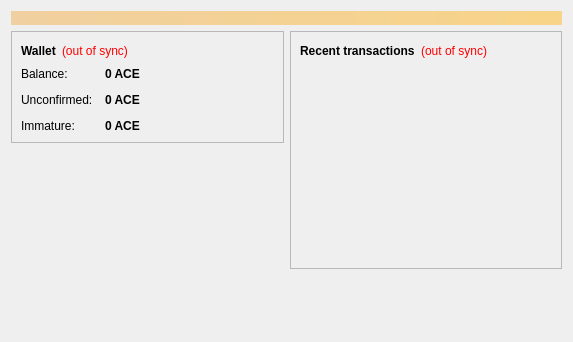
<?xml version="1.0" encoding="UTF-8"?>
<ui version="4.0">
 <class>OverviewPage</class>
 <widget class="QWidget" name="OverviewPage">
  <property name="geometry">
   <rect>
    <x>0</x>
    <y>0</y>
    <width>573</width>
    <height>342</height>
   </rect>
  </property>
  <property name="windowTitle">
   <string>Form</string>
  </property>
  <layout class="QVBoxLayout" name="topLayout">
   <item>
    <widget class="QLabel" name="labelAlerts">
     <property name="visible">
      <bool>false</bool>
     </property>
     <property name="styleSheet">
      <string notr="true">background-color: qlineargradient(x1: 0, y1: 0, x2: 1, y2: 0, stop:0 #F0D0A0, stop:1 #F8D488); color:#000000;</string>
     </property>
     <property name="wordWrap">
      <bool>true</bool>
     </property>
     <property name="margin">
      <number>3</number>
     </property>
    </widget>
   </item>
   <item>
    <layout class="QHBoxLayout" name="horizontalLayout" stretch="1,1">
     <item>
      <layout class="QVBoxLayout" name="verticalLayout_2">
       <item>
        <widget class="QFrame" name="frame">
         <property name="frameShape">
          <enum>QFrame::StyledPanel</enum>
         </property>
         <property name="frameShadow">
          <enum>QFrame::Raised</enum>
         </property>
         <layout class="QVBoxLayout" name="verticalLayout_4">
          <item>
           <layout class="QHBoxLayout" name="horizontalLayout_4">
            <item>
             <widget class="QLabel" name="label_5">
              <property name="font">
               <font>
                <weight>75</weight>
                <bold>true</bold>
               </font>
              </property>
              <property name="text">
               <string>Wallet</string>
              </property>
             </widget>
            </item>
            <item>
             <widget class="QLabel" name="labelWalletStatus">
              <property name="toolTip">
               <string>The displayed information may be out of date. Your wallet automatically synchronizes with the Acecoin network after a connection is established, but this process has not completed yet.</string>
              </property>
              <property name="styleSheet">
               <string notr="true">QLabel { color: red; }</string>
              </property>
              <property name="text">
               <string notr="true">(out of sync)</string>
              </property>
              <property name="alignment">
               <set>Qt::AlignLeading|Qt::AlignLeft|Qt::AlignVCenter</set>
              </property>
             </widget>
            </item>
            <item>
             <spacer name="horizontalSpacer_2">
              <property name="orientation">
               <enum>Qt::Horizontal</enum>
              </property>
              <property name="sizeHint" stdset="0">
               <size>
                <width>40</width>
                <height>20</height>
               </size>
              </property>
             </spacer>
            </item>
           </layout>
          </item>
          <item>
           <layout class="QFormLayout" name="formLayout_2">
            <property name="fieldGrowthPolicy">
             <enum>QFormLayout::AllNonFixedFieldsGrow</enum>
            </property>
            <property name="horizontalSpacing">
             <number>12</number>
            </property>
            <property name="verticalSpacing">
             <number>12</number>
            </property>
            <item row="0" column="0">
             <widget class="QLabel" name="label">
              <property name="text">
               <string>Balance:</string>
              </property>
             </widget>
            </item>
            <item row="0" column="1">
             <widget class="QLabel" name="labelBalance">
              <property name="font">
               <font>
                <weight>75</weight>
                <bold>true</bold>
               </font>
              </property>
              <property name="cursor">
               <cursorShape>IBeamCursor</cursorShape>
              </property>
              <property name="toolTip">
               <string>Your current balance</string>
              </property>
              <property name="text">
               <string notr="true">0 ACE</string>
              </property>
              <property name="textInteractionFlags">
               <set>Qt::LinksAccessibleByMouse|Qt::TextSelectableByKeyboard|Qt::TextSelectableByMouse</set>
              </property>
             </widget>
            </item>
            <item row="1" column="0">
             <widget class="QLabel" name="label_3">
              <property name="text">
               <string>Unconfirmed:</string>
              </property>
             </widget>
            </item>
            <item row="1" column="1">
             <widget class="QLabel" name="labelUnconfirmed">
              <property name="font">
               <font>
                <weight>75</weight>
                <bold>true</bold>
               </font>
              </property>
              <property name="cursor">
               <cursorShape>IBeamCursor</cursorShape>
              </property>
              <property name="toolTip">
               <string>Total of transactions that have yet to be confirmed, and do not yet count toward the current balance</string>
              </property>
              <property name="text">
               <string notr="true">0 ACE</string>
              </property>
              <property name="textInteractionFlags">
               <set>Qt::LinksAccessibleByMouse|Qt::TextSelectableByKeyboard|Qt::TextSelectableByMouse</set>
              </property>
             </widget>
            </item>
            <item row="2" column="0">
             <widget class="QLabel" name="labelImmatureText">
              <property name="text">
               <string>Immature:</string>
              </property>
             </widget>
            </item>
            <item row="2" column="1">
             <widget class="QLabel" name="labelImmature">
              <property name="font">
               <font>
                <weight>75</weight>
                <bold>true</bold>
               </font>
              </property>
              <property name="toolTip">
               <string>Mined balance that has not yet matured</string>
              </property>
              <property name="text">
               <string notr="true">0 ACE</string>
              </property>
              <property name="textInteractionFlags">
               <set>Qt::LinksAccessibleByMouse|Qt::TextSelectableByKeyboard|Qt::TextSelectableByMouse</set>
              </property>
             </widget>
            </item>
           </layout>
          </item>
         </layout>
        </widget>
       </item>
       <item>
        <spacer name="verticalSpacer">
         <property name="orientation">
          <enum>Qt::Vertical</enum>
         </property>
         <property name="sizeHint" stdset="0">
          <size>
           <width>20</width>
           <height>40</height>
          </size>
         </property>
        </spacer>
       </item>
      </layout>
     </item>
     <item>
      <layout class="QVBoxLayout" name="verticalLayout_3">
       <item>
        <widget class="QFrame" name="frame_2">
         <property name="frameShape">
          <enum>QFrame::StyledPanel</enum>
         </property>
         <property name="frameShadow">
          <enum>QFrame::Raised</enum>
         </property>
         <layout class="QVBoxLayout" name="verticalLayout">
          <item>
           <layout class="QHBoxLayout" name="horizontalLayout_2">
            <item>
             <widget class="QLabel" name="label_4">
              <property name="text">
               <string>&lt;b&gt;Recent transactions&lt;/b&gt;</string>
              </property>
             </widget>
            </item>
            <item>
             <widget class="QLabel" name="labelTransactionsStatus">
              <property name="toolTip">
               <string>The displayed information may be out of date. Your wallet automatically synchronizes with the Acecoin network after a connection is established, but this process has not completed yet.</string>
              </property>
              <property name="styleSheet">
               <string notr="true">QLabel { color: red; }</string>
              </property>
              <property name="text">
               <string notr="true">(out of sync)</string>
              </property>
              <property name="alignment">
               <set>Qt::AlignRight|Qt::AlignTrailing|Qt::AlignVCenter</set>
              </property>
             </widget>
            </item>
            <item>
             <spacer name="horizontalSpacer">
              <property name="orientation">
               <enum>Qt::Horizontal</enum>
              </property>
              <property name="sizeHint" stdset="0">
               <size>
                <width>40</width>
                <height>20</height>
               </size>
              </property>
             </spacer>
            </item>
           </layout>
          </item>
          <item>
           <widget class="QListView" name="listTransactions">
            <property name="styleSheet">
             <string notr="true">QListView { background: transparent; }</string>
            </property>
            <property name="frameShape">
             <enum>QFrame::NoFrame</enum>
            </property>
            <property name="verticalScrollBarPolicy">
             <enum>Qt::ScrollBarAlwaysOff</enum>
            </property>
            <property name="horizontalScrollBarPolicy">
             <enum>Qt::ScrollBarAlwaysOff</enum>
            </property>
            <property name="selectionMode">
             <enum>QAbstractItemView::NoSelection</enum>
            </property>
           </widget>
          </item>
         </layout>
        </widget>
       </item>
       <item>
        <spacer name="verticalSpacer_2">
         <property name="orientation">
          <enum>Qt::Vertical</enum>
         </property>
         <property name="sizeHint" stdset="0">
          <size>
           <width>20</width>
           <height>40</height>
          </size>
         </property>
        </spacer>
       </item>
      </layout>
     </item>
    </layout>
   </item>
  </layout>
 </widget>
 <resources/>
 <connections/>
</ui>
